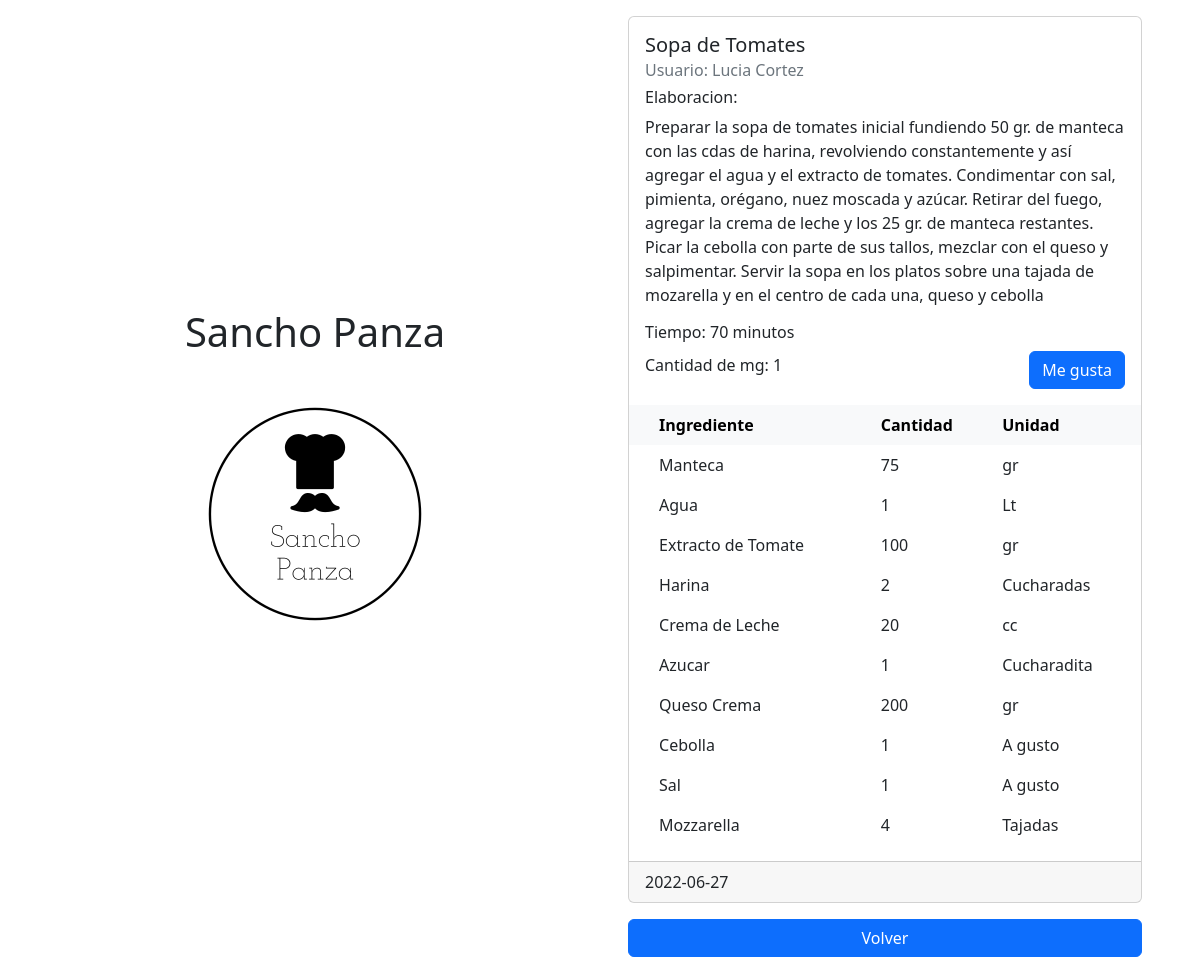
/view_recipe/7, run on an earlier commit of the app's database.
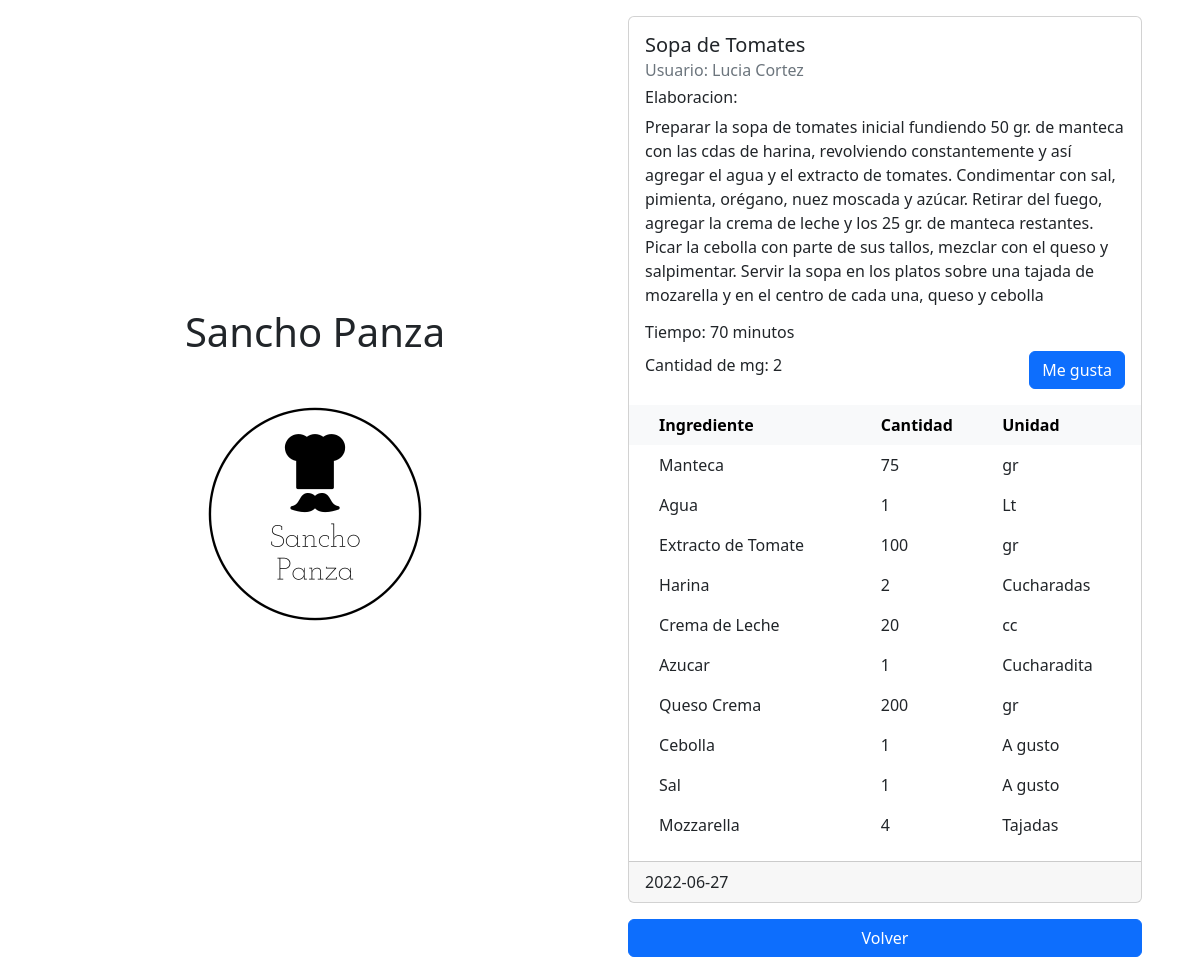
And on a later commit of the database.
### src/database.py (models this page shows)
class Receta(db.Model):
    __tablename__ = "receta"
    id = db.Column(db.Integer, primary_key=True)
    nombre = db.Column(db.String(80), nullable=False)
    tiempo = db.Column(db.Integer, nullable=False)
    elaboracion = db.Column(db.Text)
    cantidadmegusta = db.Column(db.Integer, nullable=False)
    fecha = db.Column(db.DateTime)
    usuarioid = db.Column(db.Integer, db.ForeignKey('usuario.id'))
    ingrediente =  db.relationship(
        'Ingrediente',
        backref='receta',
        cascade="all, delete-orphan"
    )

### src/consultarRecetas.py (the view)
@app.route('/view_recipe/<receta_id>')
def view_recipe(receta_id):
	select_recipe = Receta.query.get(receta_id)
	return render_template('view_recipe.html', receta = select_recipe)

### templates/view_recipe.html (shortened to what this page needs)
{% extends 'base.html' %}
{% block content %}
    <div class="card m-3" style="max-width: 40rem;">
        <div class="card-body">
            <h5 class="card-title">{{receta.nombre}}</h5>
            <h6 class="card-subtitle mb-2 text-muted">Usuario: {{receta.usuario.nombre}}</h6>
            <h6>Elaboracion:</h6>
            <p class="card-text">{{receta.elaboracion}}</p>
            <h6>Tiempo: {{receta.tiempo}} minutos</h6>
            <div class="d-flex align-items-center">
                <h6 class="">Cantidad de mg: {{receta.cantidadmegusta}}</h6>
                {% if receta.usuario.id != session.user_id %}
                    <a class="ms-auto btn btn-primary" href="{{url_for('like', receta_id=receta.id)}}" role="button">Me gusta</a>
                {% endif %}
            </div>
        </div>
        <table class="table table-hover table-borderless">
            <thead class="table-light">
                <tr>
                    <th scope="col"></th>
                    <th scope="col">Ingrediente</th>
                    <th scope="col">Cantidad</th>
                    <th scope="col">Unidad</th>
                </tr>
            </thead>
            <tbody>
                {% for ingrediente in receta.ingrediente %}
                <tr>
                    <th scope="col"></th>
                    <td>{{ ingrediente.nombre }}</td>
                    <td>{{ ingrediente.cantidad }}</td>
                    <td>{{ ingrediente.unidad }}</td>
                </tr>
                {% endfor %}
            </tbody>
        </table>
        <div class="card-footer">{{receta.fecha.date()}}</div>
    </div>
    <a href="{{ url_for('home') }}" class="d-block m-3 btn btn-primary" role="button">Volver</a>
{% endblock %}

What changed in the data, as far as the page shows it:
changed Receta "Sopa de Tomates": cantidadmegusta "1" → "2"
